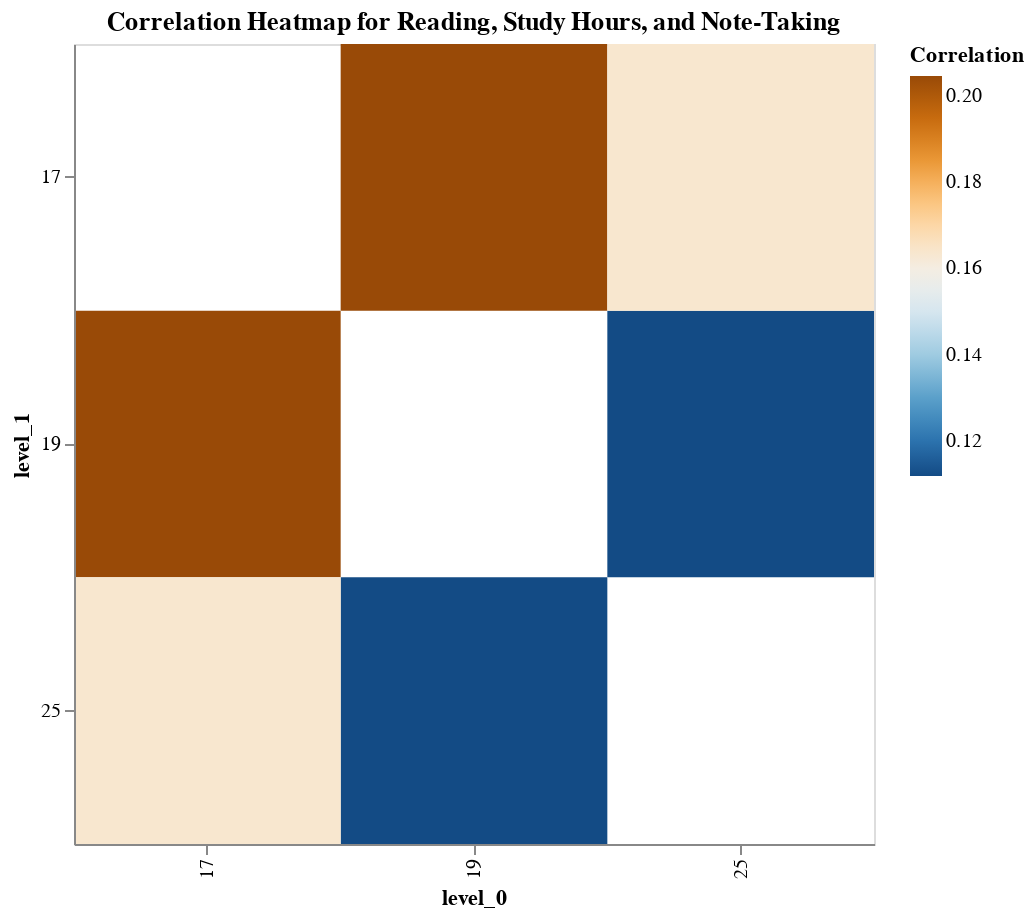

The code cell stored with this chart in its notebook:
### Markdown cell above
I used a histogram to show the distribution of the GPA range. The distribution of this graph seems to be bimodal and roughly symmetric. This graph tells us that most student's previously had either a D (Failing) or have a B.

### Code cell
import pandas as pd
import altair as alt
import numpy as np

subset_df = df[['19', '17', '25']]
corrmat = subset_df.corr()
mask = np.triu(np.ones_like(corrmat, dtype=bool))
corrmat = corrmat.stack().reset_index(name='value')
heatmap = alt.Chart(corrmat).mark_rect().encode(
    x='level_0:N',
    y='level_1:N',
    color=alt.Color('value:Q', scale=alt.Scale(scheme='blueorange'), title='Correlation'),
).properties(
    width=400, 
    height=400, 
    title='Correlation Heatmap for Reading, Study Hours, and Note-Taking'
).transform_filter(
    alt.datum.level_0 != alt.datum.level_1 
)

heatmap

### Figure 1 — Vega-Lite specification as saved in the notebook (floating-point values rounded to 4 significant figures)
{"config": {"view": {"continuousWidth": 400, "continuousHeight": 300}}, "data": {"name": "data-97c40cad749662298e1c7264072ce54c"}, "mark": "rect", "encoding": {"color": {"field": "value", "scale": {"scheme": "blueorange"}, "title": "Correlation", "type": "quantitative"}, "x": {"field": "level_0", "type": "nominal"}, "y": {"field": "level_1", "type": "nominal"}}, "height": 400, "title": "Correlation Heatmap for Reading, Study Hours, and Note-Taking", "transform": [{"filter": "(datum.level_0 !== datum.level_1)"}], "width": 400, "$schema": "https://vega.github.io/schema/vega-lite/v4.17.0.json", "datasets": {"data-97c40cad749662298e1c7264072ce54c": [{"level_0": "19", "level_1": "19", "value": 1.0}, {"level_0": "19", "level_1": "17", "value": 0.2047}, {"level_0": "19", "level_1": "25", "value": 0.1118}, {"level_0": "17", "level_1": "19", "value": 0.2047}, {"level_0": "17", "level_1": "17", "value": 1.0}, {"level_0": "17", "level_1": "25", "value": 0.1635}, {"level_0": "25", "level_1": "19", "value": 0.1118}, {"level_0": "25", "level_1": "17", "value": 0.1635}, {"level_0": "25", "level_1": "25", "value": 1.0}]}}
